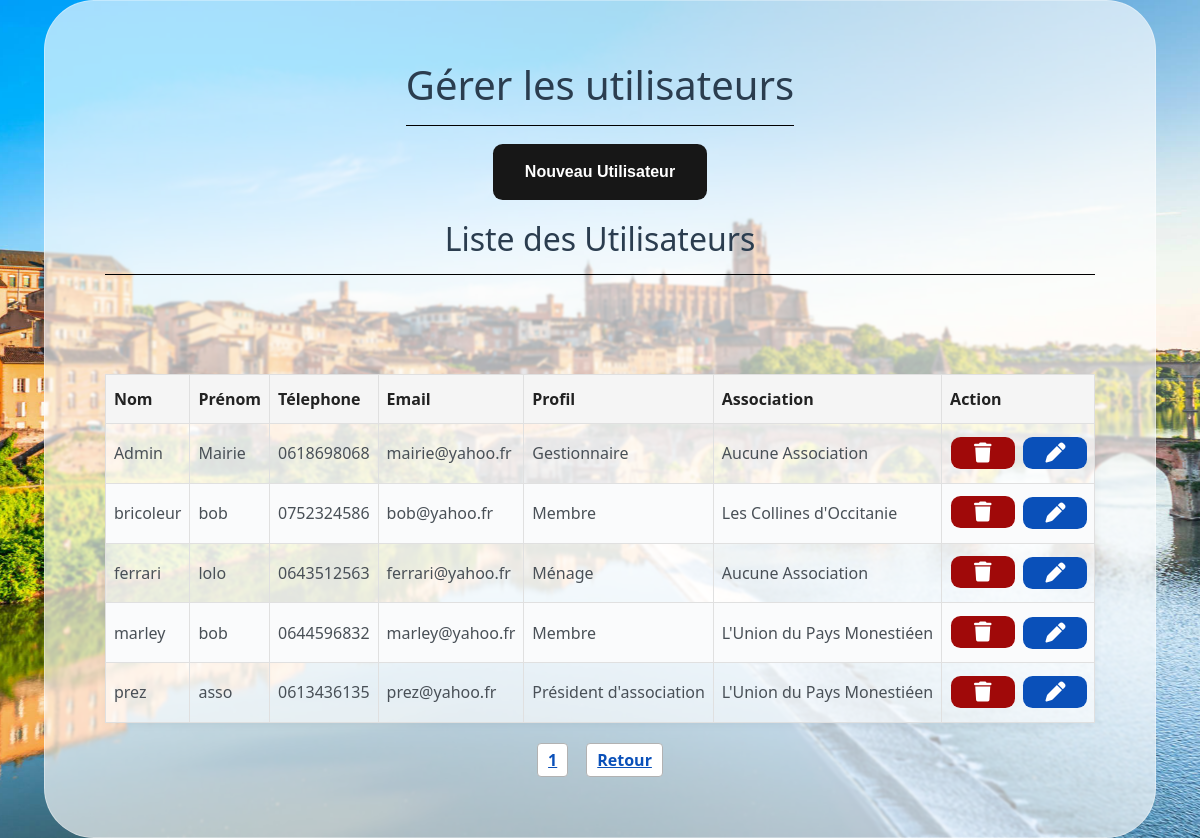
/models/panneauAdmin/gestionUtilisateurs.php (signed in), run on an earlier commit of the app's database.
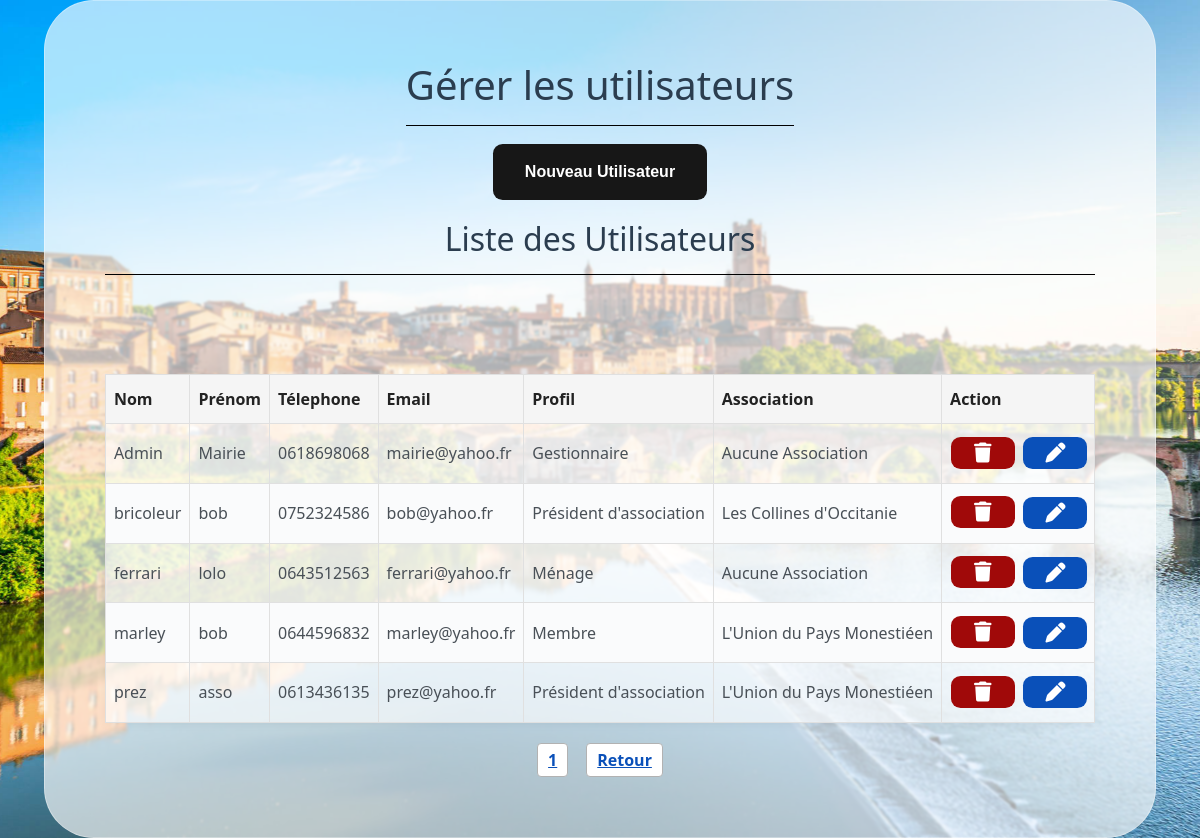
And on a later commit of the database.
### tables this page shows
CREATE TABLE `utilisateurs` (
  `id_utilisateur` int(11) NOT NULL,
  `nom_utilisateur` text NOT NULL,
  `prenom_utilisateur` text NOT NULL,
  `telephone` text NOT NULL,
  `email` text NOT NULL,
  `password` varchar(255) NOT NULL,
  `profil` text NOT NULL,
  `association_id` int(11) DEFAULT NULL
);

CREATE TABLE `associations` (
  `id_association` int(11) NOT NULL,
  `nom_association` text NOT NULL
);

### database/DAO.php (called while the page is built, shortened)
<?php
class DAOReservation {
private $host="localhost";
private $dbname="reservation-salles";
private $username="root";
private $password="";
private $dbh;
public function connexion() {
try {
$this->dbh = new PDO('mysql:host='.$this->host.';dbname='.$this->dbname, $this->username, $this->password);
} catch (PDOException $e) {
throw $e;
}
}
public function getUtilisateurs() {
    $utilisateurs=$this->dbh->prepare("SELECT * FROM utilisateurs");
    $utilisateurs->execute();
    return $utilisateurs->fetchAll(PDO::FETCH_ASSOC);
}
public function UtilisateurLabelAssociation() {
    $usersLabelAssociation=$this->dbh->prepare("SELECT id_utilisateur, nom_utilisateur, prenom_utilisateur, telephone, email, profil, password, association_id, nom_association FROM `utilisateurs` INNER JOIN associations ON utilisateurs.association_id = associations.id_association ORDER BY nom_utilisateur");
    $usersLabelAssociation->execute();
    return $usersLabelAssociation->fetchAll(PDO::FETCH_ASSOC);
}
}
?>

### models/panneauAdmin/gestionUtilisateurs.php (the view, shortened to what this page needs)
<?php
require_once('../../database/DAO.php');
$dao = new DAOReservation();
$dao->connexion();
$utilisateurs =$dao->UtilisateurLabelAssociation();
$parPage = 5;
$page = isset($_GET['page']) ? (int)$_GET['page'] : 1;
$total = count($utilisateurs);
$totalPages = ceil($total / $parPage);
$start = ($page - 1) * $parPage;
$utilisateursPage = array_slice($utilisateurs, $start, $parPage);
require_once('../../templates/headers.php');
?>
<main id="mainGestion">
    <article id="formGestion">
        <h1 id="titreGestion">Gérer les utilisateurs</h1>
        <button class="submitButton" id="nouveau">Nouveau Utilisateur</button>
        <section id="gestionRow">
        <section id="tableContainer">
            <h2 id="titreListe">Liste des Utilisateurs</h2>
            <table id="tableListe">
                <thead>
                    <tr>
                        <th>Nom</th>
                        <th>Prénom</th>
                        <th>Télephone</th>
                        <th>Email</th>
                        <th>Profil</th>
                        <th>Association</th>
                        <th>Action</th>
                    </tr>
                </thead>
                <tbody>
                    <?php foreach ($utilisateursPage as $utilisateur) { ?>
                    <tr>
                        <td data-label="Nom"><?php print $utilisateur['nom_utilisateur'] ?></td>
                        <td data-label="Prénom"><?php print $utilisateur['prenom_utilisateur'] ?></td>
                        <td data-label="Télephone"><?php print $utilisateur['telephone'] ?></td>
                        <td data-label="Email"><?php print $utilisateur['email'] ?></td>
                        <td data-label="Profil"><?php print $utilisateur['profil'] ?></td>
                        <td data-label="Association"><?php print $utilisateur['nom_association'] ?></td>
                        <td data-label="Action">
                        <article id="rowButton">
                        <form method="POST" action="" onsubmit="return confirm('Voulez-vous vraiment supprimer cet utilisateur ?');">
                            <button class="submitButton" id="supprimer" type="submit" name="action" value="supprimer"><i class="fa-solid fa-trash"></i></button>
                            </form>
                            <button id="modifier" type="button" class="modifier-btn submitButton"
                                data-id="<?= $utilisateur['id_utilisateur'] ?>"
                                data-name="<?= htmlspecialchars($utilisateur['nom_utilisateur']) ?>"
                                data-firstname="<?= htmlspecialchars($utilisateur['prenom_utilisateur']) ?>"
                                data-email="<?= htmlspecialchars($utilisateur['email']) ?>"
                                data-tel="<?= htmlspecialchars($utilisateur['telephone']) ?>"
                                data-password="<?= htmlspecialchars($utilisateur['password']) ?>"
                                data-profil="<?= htmlspecialchars($utilisateur['profil']) ?>"
                                data-association-id="<?= $utilisateur['association_id'] ?>"
                            ><i class="fa-solid fa-pen"></i></button>
                        </article>
                        </td>
                    </tr>
                    <?php } ?>
                </tbody>
            </table>
            <section class="pagination">
                    <?php for ($i = 1; $i <= $totalPages; $i++): ?>
                        <a href="?page=<?= $i ?>" <?= $i === $page ? 'style="font-weight:bold;text-decoration:underline;"' : '' ?>><?= $i ?></a>
                        <a href="../../controllers.php" class="btn-retour" style="font-weight:bold;text-decoration:underline;">Retour</a>
                    <?php endfor; ?>
                    </section>
        </section>
    </section>
    </article>
</main>

### templates/headers.php (shortened to what this page needs)
<!DOCTYPE html>
<html lang="en">
  <head>
    <link rel="stylesheet" href="https://cdnjs.cloudflare.com/ajax/libs/font-awesome/5.13.1/css/all.min.css">
    <link rel="stylesheet" href="https://cdn.jsdelivr.net/npm/bootswatch@5.3.3/dist/cerulean/bootstrap.min.css" />
    <link rel="stylesheet" href="/Projet-Calendrier-Reservation/public/styles/components/calendar.css" />
    <link rel="stylesheet" href="/Projet-Calendrier-Reservation/public/styles/layout/headers&footers.css" />
    <link rel="stylesheet" href="/Projet-Calendrier-Reservation/public/styles/components/menuBurger.css">
    <link rel="stylesheet" href="https://cdnjs.cloudflare.com/ajax/libs/font-awesome/6.5.0/css/all.min.css">
    <link href="https://cdn.jsdelivr.net/npm/fullcalendar@6.1.8/main.min.css" rel="stylesheet" />
    <link rel="stylesheet" href="/Projet-Calendrier-Reservation/public/styles/components/inscription.css">
    <link rel="stylesheet" href="/Projet-Calendrier-Reservation/public/styles/components/gestion.css">
  </head>
  <body>

### public/styles/components/calendar.css (style rules this page uses)
:root { --bs-link-color-rgb: #2b3d4f; --bs-heading-color: #2b3d4f; }

### public/styles/components/inscription.css (style rules this page uses)
h2 { margin-bottom: 20%; text-align: center; border-bottom: 1px solid #000000; padding-bottom: 16px; }

### public/styles/components/gestion.css (style rules this page uses)
#mainGestion { margin: 0; padding: 0; width: 100vw; min-height: 100vh; display: flex; align-items: center; justify-content: center; background-image: url("../img/pont.jfif"); background-size: cover; background-repeat: no-repeat; background-position: center; image-rendering: auto; background-attachment: fixed; }
#gestionRow { display: flex; flex-direction: row; align-items: flex-start; gap: 40px; width: 100%; justify-content: center; }
#tableContainer { flex: 1; }
#formGestion { display: flex; flex-direction: column; align-items: center; padding: 60px; border-radius: 50px; background: rgba(255, 255, 255, 0.65); -webkit-backdrop-filter: blur(1px); backdrop-filter: blur(1px); border: 1px solid rgba(255, 255, 255, 0.325); }
#titreGestion { text-align: center; border-bottom: 1px solid #000000; padding-bottom: 16px; }
.submitButton { font-family: Arial, Helvetica, sans-serif; font-weight: bold; color: white; background-color: #171717; padding: 1em 2em; margin: 1%; border: none; border-radius: 0.6rem; position: relative; cursor: pointer; overflow: hidden; }
#rowButton { display: flex; gap: 8px; }
#supprimer { background-color: rgb(160, 9, 9); width: 20px; height: 20px; display: flex; align-items: center; justify-content: center; }
#modifier { background-color: #0a50b9; width: 20px; height: 20px; display: flex; align-items: center; justify-content: center; }
i { font-size: 20px; }
#nouveau { margin-bottom: 2%; }
h2 { margin-bottom: 10%; text-align: center; border-bottom: 1px solid #000000; padding-bottom: 16px; }
.pagination { margin-top: 20px; text-align: center; display: flex; justify-content: center; gap: 8px; }
.pagination a { color: #0a50b9; margin: 0 5px; text-decoration: none; font-weight: normal; border: 1px solid #b2b2b2; padding: 4px 10px; border-radius: 4px; background: #fff; transition: background 0.2s, color 0.2s, border 0.2s; display: inline-block; }
#tableListe { width: 100%; border-collapse: collapse; background: #ffffffa0; box-shadow: 0 2px 8px rgba(0,0,0,0.05); margin-bottom: 20px; }
#tableListe th, #tableListe td { border: 1px solid #e0e0e0; padding: 12px 8px; text-align: left; }
#tableListe th { background-color: #f5f5f5; font-weight: bold; color: #222; }
#tableListe tr:nth-child(even) { background-color: #fafbfc; }

What changed in the data, as far as the page shows it:
changed utilisateurs "bricoleur": profil "Membre" → "Président d'association"
